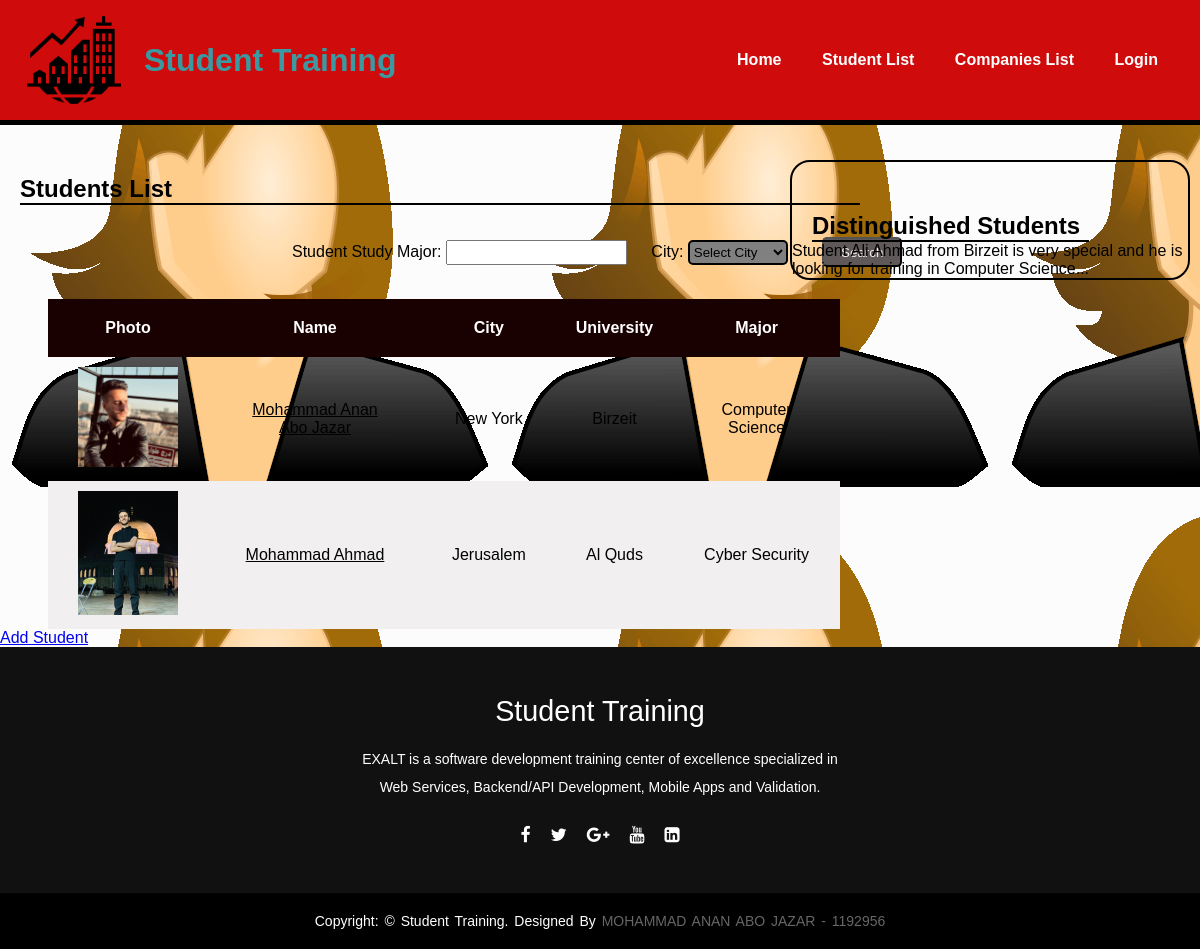
Page /students.php on the committed database.
### tables this page shows
CREATE TABLE `student` (
  `id` int(50) NOT NULL,
  `name` varchar(50) NOT NULL,
  `cityid` int(50) NOT NULL,
  `email` varchar(50) NOT NULL,
  `tel` varchar(50) NOT NULL,
  `university` varchar(50) NOT NULL,
  `major` varchar(50) NOT NULL,
  `projects` varchar(100) NOT NULL,
  `interests` varchar(200) NOT NULL,
  `photopath` varchar(100) NOT NULL,
  `userid` int(11) NOT NULL
);

CREATE TABLE `city` (
  `id` int(50) NOT NULL,
  `name` varchar(50) NOT NULL,
  `country` varchar(50) NOT NULL
);

### model.php (called while the page is built, shortened)
<?php
    class Model{
        public function getStudentsRecord(){
            $object_db = new DatabaseConnection;
            $conn = $object_db->connect();
            $query = "SELECT id , name , cityid , email , tel , university , major
            , projects , interests , photopath , userid FROM student";
            $statement = $conn->prepare($query);
            $statement->execute();
            return $statement ;
        }
        public function getCity($cityid){
            $object_db = new DatabaseConnection;
            $conn = $object_db->connect();
            $query = "SELECT id , name , country FROM city WHERE id=".$cityid;
            $statement = $conn->prepare($query);
            $statement->execute();
            $count = $statement->rowCount();
            $city = "";
            if ($count == 1){
                while($row=$statement->fetch(PDO::FETCH_NUM)){
                    $city = $row[2];
                }
                return $city;
            }
            else{
                $city = "No City";
                return $city;
            }
        }
    }
?>

### students.php (the view, shortened to what this page needs)
<?php include "parts/_header.php" ?>
<?php include_once 'model.php'; ?>
<main>
    <h2>Students List</h2>
    <form class="list-form"action="?" method="get">
        <div>
            <label>Student Study Major:</label>
            <input class="text-field-major" type="text" name="major"/>
            <label>City:</label>
            <select name="city">
                <option>Select City</option>
            </select>
            <input class="btn-search" type="submit" value="Search" name="search"/>
        </div>
    </form>
    <table class="table-data">
        <thead>
            <tr>
                <th>Photo</th>
                <th>Name</th>
                <th>City</th>
                <th>University</th>
                <th>Major</th>
            </tr>
        </thead>
        <tbody>
            <?php
            if(!isset($_GET['search'])){
                $model_obj = new Model;
                $statement = $model_obj->getStudentsRecord();
                $count = $statement->rowCount();
                if ($count > 0){
                    while($row=$statement->fetch(PDO::FETCH_NUM)){
                        $city = $model_obj->getCity($row[2]); ?>
                        <tr>
                            <td><img class='student-img' src='<?php echo $row[9]?>' alt='student photo'/></td>
                            <td><a class='link-table' href='student.php?id=<?php echo $row[10] ?>' alt='student link information'><?php echo $row[1] ?></a></td>
                            <td><?php echo $city ?></td>
                            <td><?php echo $row[5] ?></td>
                            <td><?php echo $row[6] ?></td>
                        </tr>
            <?php } } }
            else {
                $major = $_GET['major'] ;
                $city = $_GET['city'] ;
                $model_obj = new Model;
                $statement = $model_obj->searchStudents($major , $city);
                if ($statement != 0){
                    $count = $statement->rowCount();
                    if ($count > 0){
                        while($row=$statement->fetch(PDO::FETCH_NUM)){
                            $city = $model_obj->getCity($row[2]);?>
                            <tr>
                                <td><img class='student-img' src='<?php echo $row[9]?>' alt='student photo'/></td>
                                <td><a class='link-table' href='student.php?id=<?php echo $row[10] ?>' alt='student link information'><?php echo $row[1] ?></a></td>
                                <td><?php echo $city ?></td>
                                <td><?php echo $row[5] ?></td>
                                <td><?php echo $row[6] ?></td>
                            </tr>
                    <?php } } else{ ?>
                            <tr>
                                <td><img class='student-img' src='images/not-found.png' alt='student photo'/></td>
                                <td>???</td>
                                <td>???</td>
                                <td>???</td>
                                <td>???</td>
                            </tr>
                <?php } } else {echo "<h5>Please enter information</h5>" ;
                $model_obj = new Model;
                $statement = $model_obj->getStudentsRecord();
                $count = $statement->rowCount();
                if ($count > 0){
                    while($row=$statement->fetch(PDO::FETCH_NUM)){
                        $city = $model_obj->getCity($row[2]); ?>
                        <tr>
                            <td><img class='student-img' src='<?php echo $row[9]?>' alt='student photo'/></td>
                            <td><a class='link-table' href='student.php?id=<?php echo $row[10] ?>' alt='student link information'><?php echo $row[1] ?></a></td>
                            <td><?php echo $city ?></td>
                            <td><?php echo $row[5] ?></td>
                            <td><?php echo $row[6] ?></td>
                        </tr>
            <?php } } } }?>
        </tbody>
    </table>
    <a class="add-student-link" href="add- .php" alt="add student">Add Student</a>
    <aside>
        <h2>Distinguished Students</h2>
        <p>
            Student Ali Ahmad from Birzeit is very special and he is looking for training in Computer Science...
        </p>
    </aside>
</main>
<?php include "parts/_footer.php" ?>

### parts/_header.php (shortened to what this page needs)
<!DocType html>
<html lang="en">
    <head>
        <link rel="stylesheet" href="css/layout.css" />
        <link rel="stylesheet" href="css/website.css" />
        <link rel="stylesheet" href="https://cdnjs.cloudflare.com/ajax/libs/font-awesome/4.7.0/css/font-awesome.min.css">
    </head>
    <body>
        <?php if(isset($_SESSION['is_login']) && $_SESSION['is_login'] == 1){ ?>
        <header class="header-logout">
            <?php $displayname = $_SESSION['displayname']; ?>
            <img class="logo"src="images/logo-company.png" alt="logo" />
            <h1>Student Training</h1>
            <nav>
                <ul class="nav-link">
                    <li><a href="index.php">Home</a></li>
                    <li><a href="students.php">Student List</a></li>
                    <li><a href="companies.php">Companies List</a></li>
                </ul>
            </nav>
            <div class="div-logout-name">
                <li><?php echo $displayname ?></li>
                <form action="<?=$_SERVER['PHP_SELF'];?>" method="post">
                    <input type="submit" name="logout" value="Logout" />
                </form>
            </div>
        </header>
        <?php }else{ ?>
        <header>
            <img class="logo"src="images/logo-company.png" alt="logo" />
            <h1>Student Training</h1>
            <nav>
                <ul class="nav-link">
                    <li><a href="">Home</a></li>
                    <li><a href="">Student List</a></li>
                    <li><a href="">Companies List</a></li>
                    <li><a href="index.php">Login</a></li>
                </ul>
            </nav>
        </header>
        <?php } ?>

### parts/_footer.php
        <footer>
            <div class="footer-content">
                <h3>Student Training</h3>
                <p>EXALT is a software development training center of excellence specialized in Web Services,
                    Backend/API Development, Mobile Apps and Validation. </p>
                    <ul class="socials">
                        <li><a href="https://www.facebook.com/profile.php?id=100010636953554"><i class="fa fa-facebook"></i></a></li>
                        <li><a href=""><i class="fa fa-twitter"></i></a></li>
                        <li><a href=""><i class="fa fa-google-plus"></i></a></li>
                        <li><a href=""><i class="fa fa-youtube"></i></a></li>
                        <li><a href=""><i class="fa fa-linkedin-square"></i></a></li>
                    </ul>
            </div>
            <div class="footer-bottom">
                <p>Copyright: &copy; student training. designed by <span>Mohammad Anan Abo Jazar - 1192956</span></p>
            </div>
        </footer>
    </body>
</html>

### css/layout.css (style rules this page uses)
* { margin: 0; padding: 0; box-sizing: border-box; }
body { background-color: #fcfcfc; font-family: sans-serif; background-image: url("images/my-photo.png"); }
footer { background-color: #111; height: auto; width: 100%; font-family: sans-serif; padding-top: 40px; color: #fff; }
.footer-content { display: flex; align-items: center; justify-content: center; flex-direction: column; text-align: center; }
.footer-content h3 { font-size: 1.8rem; font-weight: 400; text-transform: capitalize; line-height: 3rem; }
.footer-content p { max-width: 500px; margin: 10px auto; line-height: 28px; font-size: 14px; justify-content: center; }
.socials { list-style: none; display: flex; align-items: center; justify-content: center; margin: 1rem 0 3rem 0; }
.socials li { margin: 0 10px; }
.socials a { text-decoration: none; color: #fff; }
.socials a i { font-size: 1.1rem; transition: color .5s ease; }
.footer-bottom { background: #000; width: 100%; padding: 20px 0; text-align: center; }
.footer-bottom p { font-size: 14px; word-spacing: 2px; text-transform: capitalize; }
.footer-bottom span { text-transform: uppercase; opacity: .4; }
.logo { width: 20rm; }
header { display: flex; justify-content: flex-end; align-items: center; padding: 10px 2%; border-bottom: black solid 5px; background-color: rgb(207, 11, 11); }
header h1 { padding-left: 20px; color: rgb(58, 153, 161); margin-right: auto; }
header img { width: 100px; cursor: pointer; }
.nav-link { list-style: none; }
.nav-link li { display: inline-block; padding: 0px 18px; }
.nav-link li a { transition: all 0.4s ease; text-decoration: none; font-weight: 550; color: rgb(255, 255, 255); }
main h2 { margin-top: 50px; margin-left: 20px; border-bottom: 2px black solid; width: 70%; }
aside { border: black 2px solid; width: 400px; position: absolute; top: 10em; right: 0; margin-right: 10px; border-radius: 20px; }
.student-img { width: 100px; }
.table-data { margin-left: 3em; margin-top: 2em; text-align: center; border-collapse: collapse; width: 66%; }
.table-data td { padding-top: 10px; padding-left: 30px; padding-right: 30px; padding-bottom: 10px; }
.table-data th { padding: 20px; }
.table-data tr { transition: 0.7s; }
.table-data tr:nth-child(even) { background-color: rgb(241, 239, 239); }
.table-data th { color: white; background-color: rgb(26, 1, 1); }
.table-data a { color: black; }
.list-form { width: fit-content; margin-left: 17em; margin-top: 2em; }
.list-form div label { padding-left: 20px; }
.list-form input[type = "submit"] { margin-left: 30px; width: 80px; height: 30px; border-radius: 2px black solid; border-radius: 5px; color: rgb(247, 236, 236); background-color: rgb(95, 89, 89); transition-duration: 0.7s; }
.list-form select { width: 100px; height: 25px; background-color: gray; border: 2px black solid; transition-duration: 0.67s; border-radius: 5px; }
.list-form input[type="text"] { height: 25px; }

### rows in the picture
student: photopath (picture), name "Mohammad Anan Abo Jazar", cityid.country "New York", university "Birzeit", major "Computer Science"
student: photopath (picture), name "Mohammad Ahmad", cityid.country "Jerusalem", university "Al Quds", major "Cyber Security"
